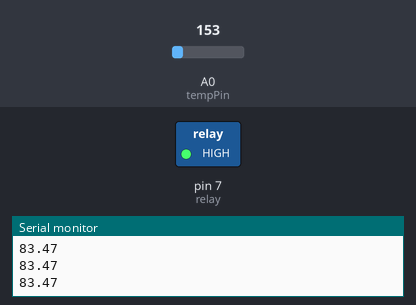
A sketch run on a simulated Arduino Uno, built with avr-gcc and run on an emulated ATmega328P. On the bench: switched loads named in the sketch (green lamp = pin HIGH), the last lines printed to the serial monitor. Inputs (shaded band) come from the test bench; at power-on: A0 (tempPin) = 153.

Above: at 1.2 s.
1.3 s: A0 (tempPin) set to 131
At 2.5 s:
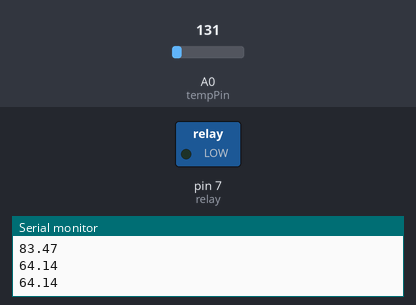
3.5 s: A0 (tempPin) set to 165
At 4.7 s:
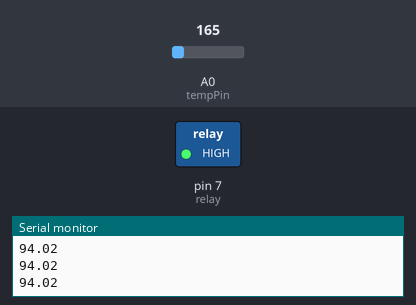
5.0 s: A0 (tempPin) set to 133
At 6.5 s:
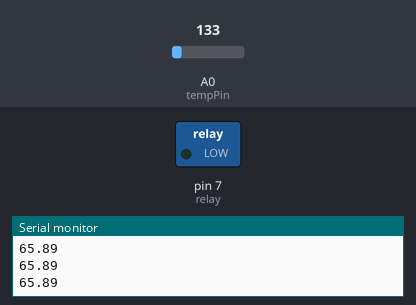
Timing chart, 0 to 8.0 s (numbered marks = the images above; inputs shaded):
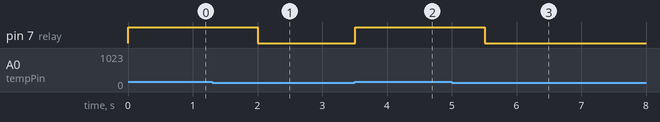

Measured:
- the behaviour switches between 146 and 145 on A0 (tempPin) (found by bisection; images 0 and 1)
- after the input at 1.3 s, pin 7 (relay): HIGH → LOW after 0.70 s
- after the input at 3.5 s, pin 7 (relay): LOW → HIGH at once
- after the input at 5.0 s, pin 7 (relay): HIGH → LOW after 0.51 s

The sketch:

tempNorm.ino
```cpp
int tempPin = 0;
int tempMax = 83;
int tempMin = 77;
int relay = 7;

float increment = .5;
int tempScale = 1;

int tempCalibS = 1;

float tempOffset = 7;
void setup() {
  Serial.begin(9600);
  pinMode(relay, OUTPUT);
}

void loop() {
  while(readTemperature() < tempMax) {
    digitalWrite(relay, LOW);
    delay(increment*1000.0);
  }
  while(readTemperature() > tempMin) {
    digitalWrite(relay, HIGH);
    delay(increment*1000.0);
  }
  delay(500);
}

float readTemperature() {
  int reading = analogRead(tempPin);
  float voltage = reading * 5.0;
  voltage /= 1024.0;
  float temperatureC = (voltage - 0.5) * 100;
  float temperatureF = (temperatureC * 9.0 / 5.0) + 32.0 + tempOffset;
  Serial.println(temperatureF);
  return temperatureF;
}
```
